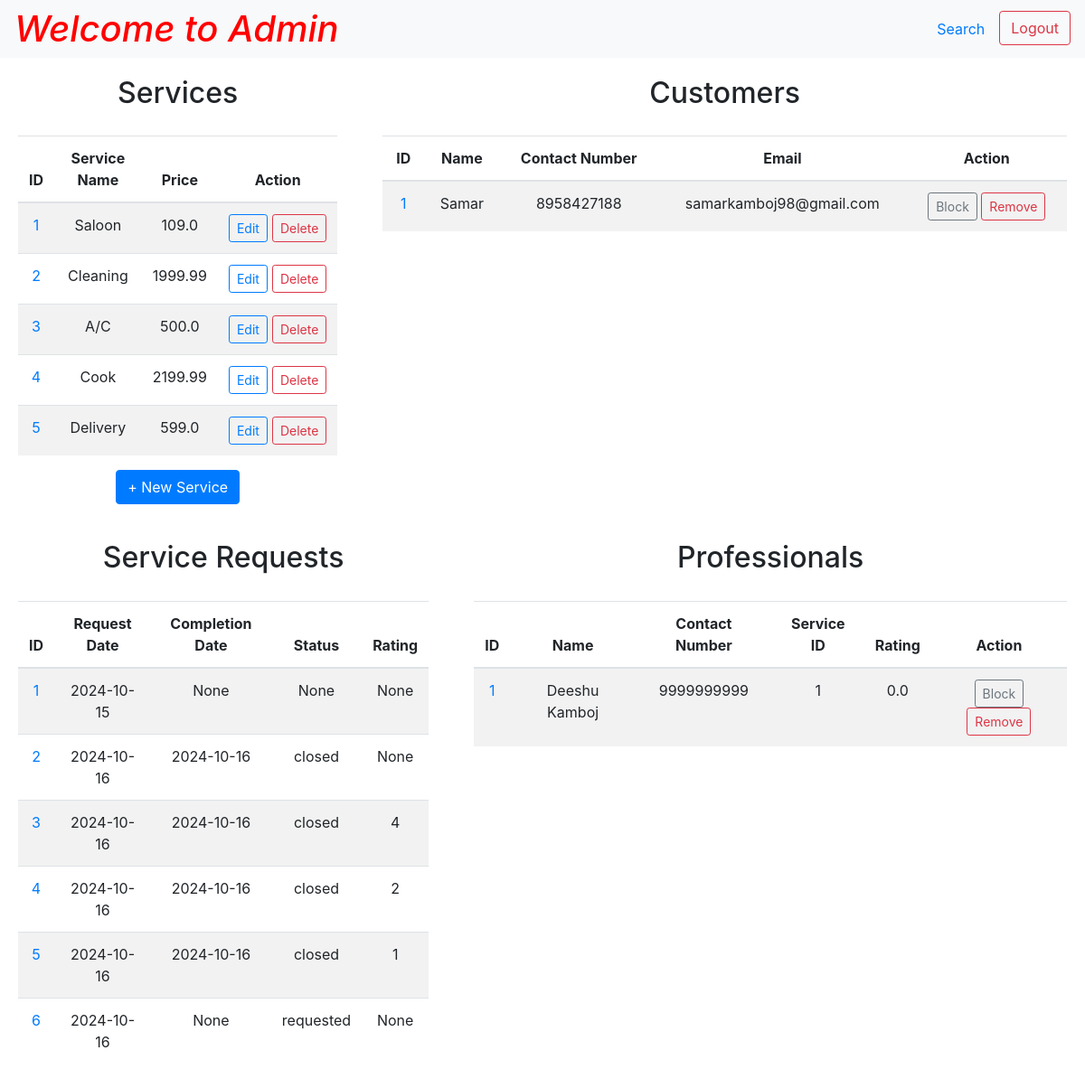
The page /admin (signed in) on the database as committed earlier.
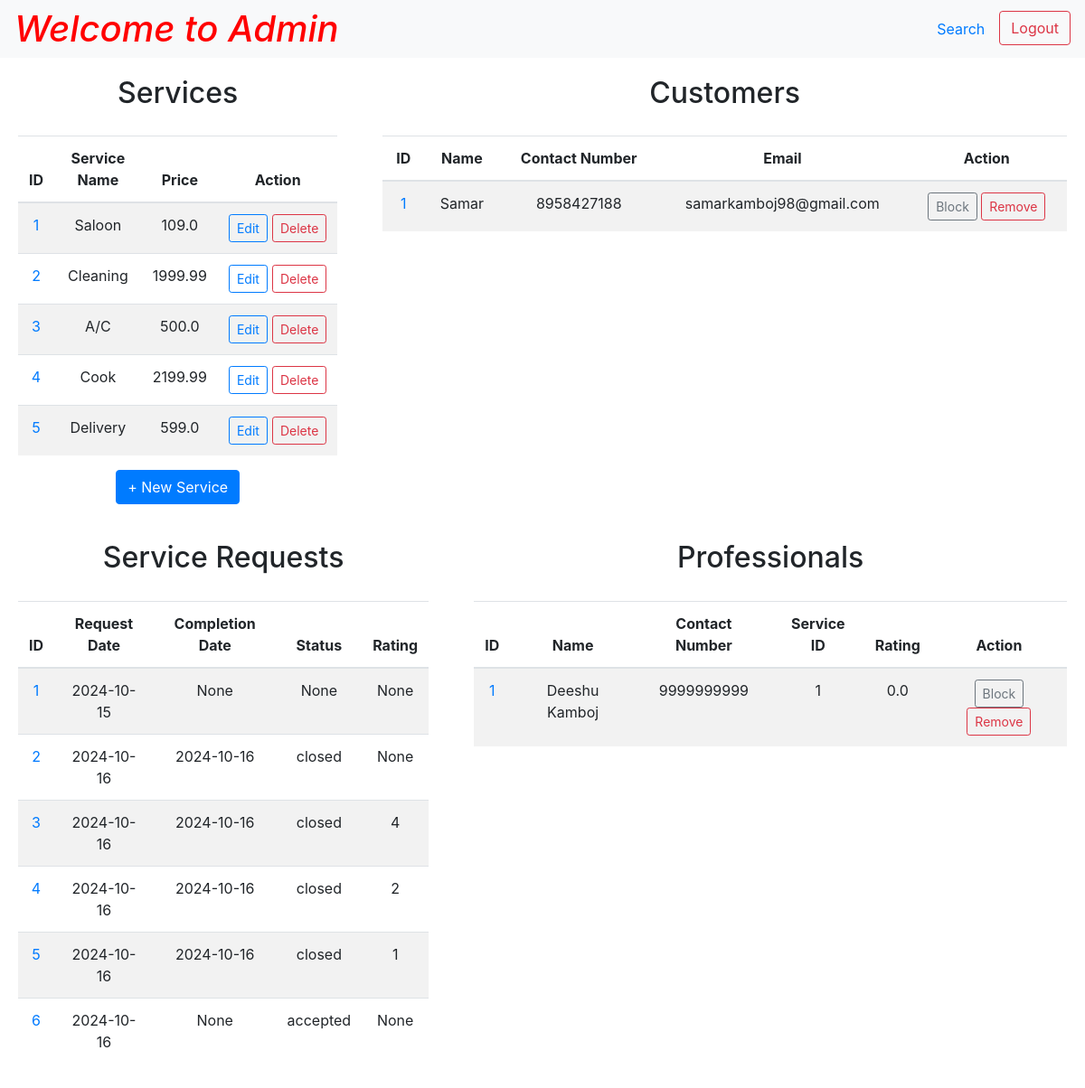
The same page on the database as committed later.
### tables this page shows
CREATE TABLE "service_requests" (
    "id" INTEGER,
    "service_id" INTEGER NOT NULL,
    "customer_id" INTEGER NOT NULL,
    "professional_id" INTEGER NOT NULL,
    "date_of_request" DATETIME DEFAULT CURRENT_TIMESTAMP,
    "date_of_completion" DATETIME,
    "status" TEXT DEFAULT 'requested' CHECK("status" in ('requested', 'accepted', 'rejected', 'closed')),
    "rating" INTEGER,
    "remarks" TEXT,
    PRIMARY KEY("id"),
    FOREIGN KEY("service_id") REFERENCES "services"("id") ON DELETE CASCADE,
    FOREIGN KEY("customer_id") REFERENCES "customers"("id") ON DELETE CASCADE,
    FOREIGN KEY("professional_id") REFERENCES "professionals"("id") ON DELETE CASCADE
);

### app.py (the view)
@app.route("/admin", methods=["GET", "POST"])
def admin():
    if request.method == "POST":
        ...
    else:
        if get_admin():
            professionals = helper.fetch_professionals()
            customers = helper.fetch_customers()
            services = helper.fetch_services()
            service_requests = helper.fetch_service_requests()
            return render_template("admin.html", professionals=professionals, customers=customers,
                                   services=services, requests=service_requests)
        else:
            return redirect(url_for("login"))

### app.py (called while the page is built)
def get_admin():
    if "username" in session and "password" in session:
        return helper.fetch_admin(username=session["username"],
                                    password=session["password"])
    else:
        return None

@app.after_request
def add_header(response):
    response.headers['Cache-Control'] = 'no-store, no-cache, must-revalidate, post-check=0, pre-check=0, max-age=0'
    response.headers['Pragma'] = 'no-cache'
    response.headers['Expires'] = '-1'
    return response

### helper.py (called while the page is built)
def get_db():
    connection = sqlite3.connect("database.db")
    connection.execute("PRAGMA foreign_keys = ON")
    connection.row_factory = sqlite3.Row
    return connection

def fetch_admin(username, password):
    with get_db() as connection:
        db = connection.cursor()
        admin = db.execute("SELECT * FROM admins WHERE username = ? AND password = ?",
                (username, password)).fetchone()
        return admin

def fetch_customers():
    with get_db() as connection:
        db = connection.cursor()
        return db.execute("SELECT * FROM customers ORDER BY status").fetchall()

### templates/admin.html (shortened to what the changed rows need)
<!DOCTYPE html>
<html lang="en">
<head>
    <link rel="stylesheet" href="https://cdn.jsdelivr.net/npm/bootstrap@4.0.0/dist/css/bootstrap.min.css"
>
</head>
<body>
    <div class="page-wrapper">
        <nav class="navbar navbar-expand-lg navbar-light bg-light">
            <a href="/admin" style="text-decoration: none; color: red;">
                <h1>Welcome to Admin</h1>
            </a>
        </nav>
        <div class="form-row text-center">
            <div class="col-4">
                <div class="form-container container-fluid">
                    <h2>Services</h2>
                    <div class="table-responsive">
                        <table class="table table-striped">
                            <thead>
                                <tr>
                                    <th>ID</th>
                                    <th>Service Name</th>
                                    <th>Price</th>
                                    <th>Action</th>
                                </tr>
                            </thead>
                        </table>
                    </div>
                </div>
            </div>
            <div class="col-8">
                <div class="form-container container-fluid">
                    <h2>Customers</h2>
                    <div class="table-responsive">
                        <table class="table table-striped">
                            <thead>
                                <tr>
                                    <th>ID</th>
                                    <th>Name</th>
                                    <th>Contact Number</th>
                                    <th>Email</th>
                                    <th>Action</th>
                                </tr>
                            </thead>
                        </table>
                    </div>
                </div>
            </div>
        </div>
        <div class="form-row text-center">
            <div class="col-5">
                <div class="form-container container-fluid">
                    <h2>Service Requests</h2>
                    <div class="table-responsive">
                        <table class="table table-striped">
                            <thead>
                                <tr>
                                    <th>ID</th>
                                    <th>Request Date</th>
                                    <th>Completion Date</th>
                                    <th>Status</th>
                                    <th>Rating</th>
                                </tr>
                            </thead>
                            <tbody>
                                {% for request in requests %}
                                <tr>
                                    <td>
                                        <a href="" data-toggle="modal"
                                            data-target="#requestInfoModal{{ request['id'] }}">
                                            {{ request['id'] }}</a>
                                    </td>
                                    <td>{{ request['request_date'] }}</td>
                                    <td>{{ request['completion_date'] }}</td>
                                    <td>{{ request['status'] }}</td>
                                    <td>{{ request['rating'] }}</td>
                                </tr>
                                {% endfor %}
                            </tbody>
                        </table>
                    </div>
                </div>
            </div>
            <div class="col-7">
                <div class="form-container container-fluid">
                    <h2>Professionals</h2>
                    <div class="table-responsive">
                        <table class="table table-striped">
                            <thead>
                                <tr>
                                    <th>ID</th>
                                    <th>Name</th>
                                    <th>Contact Number</th>
                                    <th>Service ID</th>
                                    <th>Rating</th>
                                    <th>Action</th>
                                </tr>
                            </thead>
                        </table>
                    </div>
                </div>
            </div>
        </div>
    </div>
</body>
</html>

Rows that differ between the two databases and show on the page:
changed service_requests id 6: status "requested" → "accepted"
